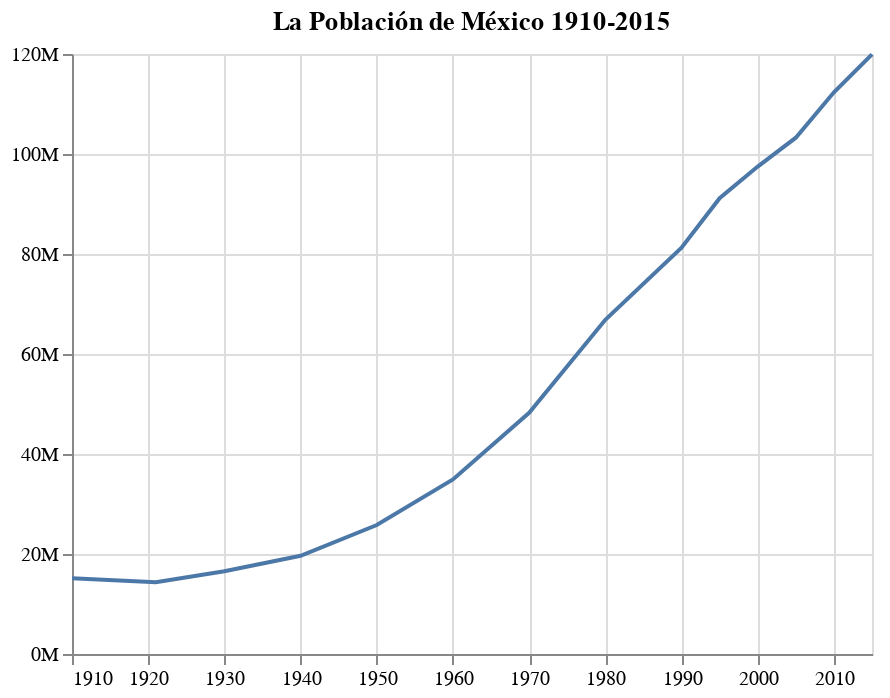

The notebook cell saved with this chart:
### Markdown cell above
***
Algunos de ustedes tal vez esten pensando que los títulos de los ejes son un poco redundantes ya que hemos agregado un título al gráfico. Tan simple como borrarlos:

### Code cell
alt.Chart(datos).mark_line().encode(
    x = alt.X("Periodo:T", title = ""),
    y = alt.Y("Número de personas:Q", title = "", axis = alt.Axis(format = 's')),
).properties(
    title = "La Población de México 1910-2015"
)

### Figure 1 — Vega-Lite specification as saved in the notebook (floating-point values rounded to 4 significant figures)
{"$schema": "https://vega.github.io/schema/vega-lite/v2.6.0.json", "config": {"view": {"height": 300, "width": 400}}, "data": {"name": "data-1693b45c29db1e7af6744f1f5a3d8b25"}, "datasets": {"data-1693b45c29db1e7af6744f1f5a3d8b25": [{"Número de personas": 15160369, "Periodo": "1910-01-01T00:00:00"}, {"Número de personas": 14334780, "Periodo": "1921-01-01T00:00:00"}, {"Número de personas": 16552722, "Periodo": "1930-01-01T00:00:00"}, {"Número de personas": 19653552, "Periodo": "1940-01-01T00:00:00"}, {"Número de personas": 25791017, "Periodo": "1950-01-01T00:00:00"}, {"Número de personas": 34923129, "Periodo": "1960-01-01T00:00:00"}, {"Número de personas": 48225238, "Periodo": "1970-01-01T00:00:00"}, {"Número de personas": 66846833, "Periodo": "1980-01-01T00:00:00"}, {"Número de personas": 81249645, "Periodo": "1990-01-01T00:00:00"}, {"Número de personas": 91158290, "Periodo": "1995-01-01T00:00:00"}, {"Número de personas": 97483412, "Periodo": "2000-01-01T00:00:00"}, {"Número de personas": 103263388, "Periodo": "2005-01-01T00:00:00"}, {"Número de personas": 112336538, "Periodo": "2010-01-01T00:00:00"}, {"Número de personas": 119938473, "Periodo": "2015-01-01T00:00:00"}]}, "encoding": {"x": {"field": "Periodo", "title": "", "type": "temporal"}, "y": {"axis": {"format": "s"}, "field": "Número de personas", "title": "", "type": "quantitative"}}, "mark": "line", "title": "La Población de México 1910-2015"}
